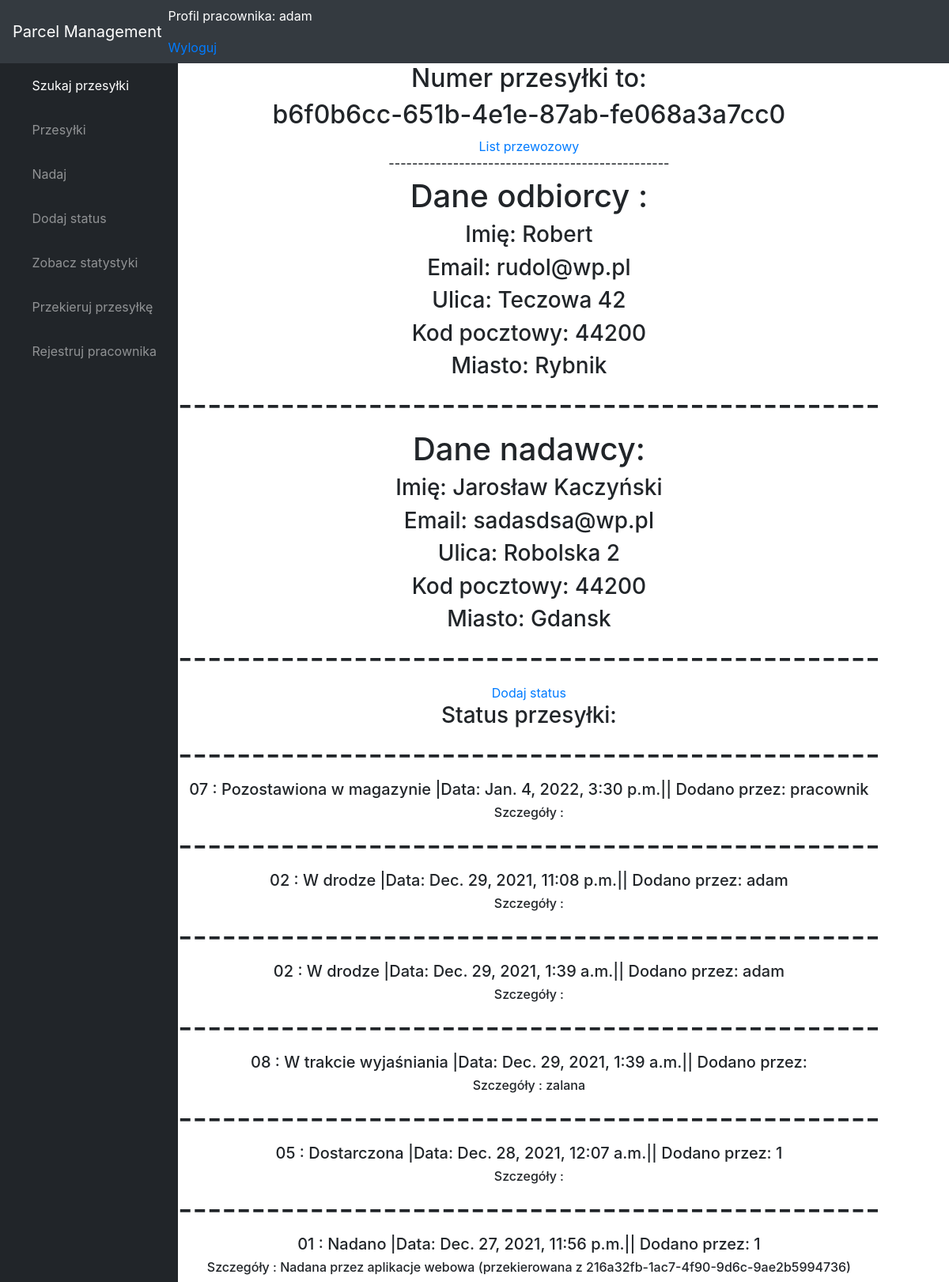
Page /nadano/b6f0b6cc651b4e1e87abfe068a3a7cc0/204/ (signed in) on the committed database.
### parcelmanagement/models.py (models this page shows, shortened)
class Parcel(models.Model):
    CATEGORY = (
        ("Niestandardowa" , "Niestandardowa"),
        ("Standardowa" , "Standardowa"),
        )
    parcelnumber = models.UUIDField(default = uuid.uuid4,unique = True,editable=False)
    price = models.FloatField(null = True)
    product = models.CharField(max_length=200,null=True,choices=CATEGORY)
    Sender = models.ForeignKey(Customer,on_delete=models.PROTECT,related_name='sender')
    Receiver = models.ForeignKey(Customer,on_delete = models.PROTECT,related_name='receiver')
    description = models.CharField(max_length=300,null=True)
    created = models.DateTimeField(auto_now_add=True)
    class Meta:
        ordering = ('-created',)

class Customer(models.Model):
    name = models.CharField(max_length=200)
    phone = models.CharField(max_length=11)
    EmailAdress = models.EmailField(blank = True)
    Street = models.CharField(max_length = 30)
    PostalCode = models.BigIntegerField()
    City = models.CharField(max_length=100)

class ParcelStatus(models.Model):
    STATUS_CHOICE = (("01 : Nadano","01 : Nadano"),
                     ("02 : W drodze","02 : W drodze"),
                     ("03 : Uszkodzona","03 : Uszkodzona"),
                     ("04 : Zniszczona całkowicie","04 : Zniszczona całkowicie"),
                     ("05 : Dostarczona","05 : Dostarczona"),
                     ("06 : Błąd adresu","06 : Błąd adresu"),
                     ("07 : Pozostawiona w magazynie","07 : Pozostawiona w magazynie"),
                     ("08 : W trakcie wyjaśniania","08 : W trakcie wyjaśniania",),
                     ("09 : Przekierowana","09 : Przekierowana", ),)
    status_c = models.CharField(max_length=300,choices=STATUS_CHOICE)
    status_details = models.CharField(max_length=200, blank=True)
    dateStatus = models.DateTimeField(auto_now_add=True)
    added = models.CharField(max_length=100)
    parcel_number = models.ForeignKey('Parcel', on_delete=models.CASCADE)
    class Meta:
        ordering = ( '-dateStatus','parcel_number')

### parcelmanagement/views.py (the view)
# urls.py: path('nadano/<str:number>/<int:pk>/',views.udaneNadanie,name = 'udaneNadanie'),
@login_required(login_url='login')
def udaneNadanie(request,number,pk):
    parcel1  = get_object_or_404(Parcel, pk = pk,
                               parcelnumber=number)
    statusy = ParcelStatus.objects.all().filter(parcel_number=parcel1.id)
    return render(request, 'udaneNadanie.html', {'parcel1': parcel1,'statusy':statusy}, )

### parcelmanagement/templatetags/auth_extras.py (called while the page is built)
@register.filter(name='has_group')
def has_group(user, group_name):
    group = Group.objects.get(name=group_name)
    return True if group in user.groups.all() else False

### templates/udaneNadanie.html (shortened to what this page needs)
{% extends 'index.html' %}
{% load static %}
{% block content %}
    <center>
<h2> Numer przesyłki to:</h2>
        <h2>{{ parcel1.parcelnumber }}</h2>
 <a href = "{% url 'list' pk=parcel1.id  %}">List przewozowy</a>
        <h6> ------------------------------------------------</h6>
        <h1> Dane odbiorcy :</h1>
    <h3>Imię: {{ parcel1.Receiver.name }}</h3>
    <h3>Email: {{ parcel1.Receiver.EmailAdress }}</h3>
    <h3>Ulica: {{ parcel1.Receiver.Street }}</h3>
    <h3>Kod pocztowy: {{ parcel1.Receiver.PostalCode }}</h3>
    <h3>Miasto: {{ parcel1.Receiver.City }}</h3>
<h1>------------------------------------------------</h1>
            <h1> Dane nadawcy:</h1>
    <h3>Imię: {{ parcel1.Sender.name }}</h3>
    <h3>Email: {{ parcel1.Sender.EmailAdress }}</h3>
    <h3>Ulica: {{ parcel1.Sender.Street }}</h3>
    <h3>Kod pocztowy: {{ parcel1.Sender.PostalCode }}</h3>
    <h3>Miasto: {{ parcel1.Sender.City }}</h3>
    <h1>------------------------------------------------</h1>
    <a href = "{% url 'dodajstatus' pk=parcel1.id number=parcel1.parcelnumber %}">Dodaj status</a>
    <h3>Status przesyłki:</h3>
        {% for status in statusy %}
            <h1>------------------------------------------------</h1>
    <h5>{{ status.status_c }} |Data:    {{ status.dateStatus }}|| Dodano przez: {{ status.added }}</h5>
            <h6>Szczegóły : {{ status.status_details }}</h6>
    {% endfor %}
  </center>
{% endblock %}

### templates/index.html (shortened to what this page needs)
<!DOCTYPE html>
<html lang="en"></html>
{% load static %}
{% load auth_extras %}
<head>
  <link href="{% static 'vendor/fontawesome-free/css/all.min.css' %}" rel="stylesheet" type="text/css">
  <link href="{% static 'vendor/datatables/dataTables.bootstrap4.css' %}" rel="stylesheet">
  <link href="{% static 'css/sb-admin.css' %}" rel="stylesheet">
</head>
<body id="page-top">
  <nav class="navbar navbar-expand navbar-dark bg-dark static-top">
    <a class="navbar-brand mr-1" href="{% url 'home' %}">Parcel Management</a>
    <ul class="navbar-nav ml-auto ml-md-0">
      <li class="nav-item dropdown no-arrow mx-1">
        <span class="hello-msg"><p style ='color:#ffffff'> Profil pracownika: {{request.user}}
        </span></p>
          <span><a href={% url 'logout' %} data-toggle="modal" >Wyloguj</a></span>
      </li>
    </ul>
  </nav>
  <div id="wrapper">
    <ul class="sidebar navbar-nav">
      <li class="nav-item active">
        <a class="nav-link" href="{% url 'search' %}">
          <i class="fas fa-fw fa-tachometer-alt"></i>
          <span>Szukaj przesyłki</span>
        </a>
      </li>
      <li class="nav-item">
        <a class="nav-link" href="{% url 'test_response' %}">
          <i class="fas fa-fw fa-chart-area"></i>
          <span>Przesyłki</span></a>
      </li>
      <li class="nav-item">
        <a class="nav-link" href="{% url 'dodaj' %}">
          <i class="fas fa-fw fa-table"></i>
          <span>Nadaj</span></a>
      </li>
              <li class="nav-item">
        <a class="nav-link" href="{% url 'dodaj_status' %}">
          <i class="fas fa-fw fa-table"></i>
          <span>Dodaj status</span></a>
      </li>
              <li class="nav-item">
        <a class="nav-link" href="{% url 'statystyki' %}">
          <i class="fas fa-fw fa-table"></i>
          <span>Zobacz statystyki</span></a>
      </li>
                      <li class="nav-item">
        <a class="nav-link" href="{% url 'przekieruj' %}">
          <i class="fas fa-fw fa-table"></i>
          <span>Przekieruj przesyłkę</span></a>
      </li>
{% if request.user|has_group:"admin" %}
                      <li class="nav-item">
        <a class="nav-link" href="{% url 'registerpage' %}">
          <i class="fas fa-fw fa-table"></i>
          <span>Rejestruj pracownika</span></a>
      </li>
        {% endif %}
    </ul>
{% block content %}{% endblock %}
</body>
</html>

### rows in the picture
Parcel: parcelnumber "b6f0b6cc-651b-4e1e-87ab-fe068a3a7cc0", Receiver.name "Robert", Receiver.EmailAdress "rudol@wp.pl", Receiver.Street "Teczowa 42", Receiver.PostalCode "44200", Receiver.City "Rybnik", Sender.name "Jarosław Kaczyński", Sender.EmailAdress "sadasdsa@wp.pl", Sender.Street "Robolska 2", Sender.PostalCode "44200", Sender.City "Gdansk"
ParcelStatus: status_c "07 : Pozostawiona w magazynie", dateStatus "Jan. 4, 2022, 3:30 p.m.", added "pracownik"
ParcelStatus: status_c "02 : W drodze", dateStatus "Dec. 29, 2021, 11:08 p.m.", added "adam"
ParcelStatus: status_c "02 : W drodze", dateStatus "Dec. 29, 2021, 1:39 a.m.", added "adam"
ParcelStatus: status_c "08 : W trakcie wyjaśniania", dateStatus "Dec. 29, 2021, 1:39 a.m.", status_details "zalana"
ParcelStatus: status_c "05 : Dostarczona", dateStatus "Dec. 28, 2021, 12:07 a.m.", added "1"
ParcelStatus: status_c "01 : Nadano", dateStatus "Dec. 27, 2021, 11:56 p.m.", added "1", status_details "Nadana przez aplikacje webowa (przekierowana z 216a32fb-1ac7-4f90-9d6c-9ae2b5994736)"

### other values in the picture
{{ request.user }} "adam"
